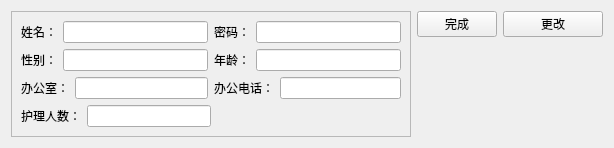
                <widget class="QWidget" name="page_27">
                 <layout class="QVBoxLayout" name="verticalLayout_58">
                  <item>
                   <layout class="QHBoxLayout" name="horizontalLayout_66">
                    <item>
                     <widget class="QFrame" name="frame_7">
                      <property name="minimumSize">
                       <size>
                        <width>400</width>
                        <height>0</height>
                       </size>
                      </property>
                      <property name="maximumSize">
                       <size>
                        <width>400</width>
                        <height>16777215</height>
                       </size>
                      </property>
                      <property name="frameShape">
                       <enum>QFrame::StyledPanel</enum>
                      </property>
                      <property name="frameShadow">
                       <enum>QFrame::Raised</enum>
                      </property>
                      <layout class="QVBoxLayout" name="verticalLayout_59">
                       <item>
                        <layout class="QHBoxLayout" name="horizontalLayout_67">
                         <item>
                          <layout class="QHBoxLayout" name="horizontalLayout_68">
                           <item>
                            <widget class="QLabel" name="label_16">
                             <property name="text">
                              <string>姓名：</string>
                             </property>
                             <property name="alignment">
                              <set>Qt::AlignCenter</set>
                             </property>
                            </widget>
                           </item>
                           <item>
                            <widget class="QLineEdit" name="nurseName_LE"/>
                           </item>
                          </layout>
                         </item>
                         <item>
                          <layout class="QHBoxLayout" name="horizontalLayout_69">
                           <item>
                            <widget class="QLabel" name="label_53">
                             <property name="text">
                              <string>密码：</string>
                             </property>
                             <property name="alignment">
                              <set>Qt::AlignCenter</set>
                             </property>
                            </widget>
                           </item>
                           <item>
                            <widget class="QLineEdit" name="nursePassword_LE"/>
                           </item>
                          </layout>
                         </item>
                        </layout>
                       </item>
                       <item>
                        <layout class="QHBoxLayout" name="horizontalLayout_70">
                         <item>
                          <layout class="QHBoxLayout" name="horizontalLayout_71">
                           <item>
                            <widget class="QLabel" name="label_54">
                             <property name="text">
                              <string>性别：</string>
                             </property>
                             <property name="alignment">
                              <set>Qt::AlignCenter</set>
                             </property>
                            </widget>
                           </item>
                           <item>
                            <widget class="QLineEdit" name="nurseSex_LE"/>
                           </item>
                          </layout>
                         </item>
                         <item>
                          <layout class="QHBoxLayout" name="horizontalLayout_72">
                           <item>
                            <widget class="QLabel" name="label_55">
                             <property name="text">
                              <string>年龄：</string>
                             </property>
                             <property name="alignment">
                              <set>Qt::AlignCenter</set>
                             </property>
                            </widget>
                           </item>
                           <item>
                            <widget class="QLineEdit" name="nurseAge_LE"/>
                           </item>
                          </layout>
                         </item>
                        </layout>
                       </item>
                       <item>
                        <layout class="QHBoxLayout" name="horizontalLayout_73">
                         <item>
                          <layout class="QHBoxLayout" name="horizontalLayout_74">
                           <item>
                            <widget class="QLabel" name="label_56">
                             <property name="text">
                              <string>办公室：</string>
                             </property>
                             <property name="alignment">
                              <set>Qt::AlignCenter</set>
                             </property>
                            </widget>
                           </item>
                           <item>
                            <widget class="QLineEdit" name="nurseRoom_LE"/>
                           </item>
                          </layout>
                         </item>
                         <item>
                          <layout class="QHBoxLayout" name="horizontalLayout_75">
                           <item>
                            <widget class="QLabel" name="label_57">
                             <property name="text">
                              <string>办公电话：</string>
                             </property>
                             <property name="alignment">
                              <set>Qt::AlignCenter</set>
                             </property>
                            </widget>
                           </item>
                           <item>
                            <widget class="QLineEdit" name="nursePhone_LE"/>
                           </item>
                          </layout>
                         </item>
                        </layout>
                       </item>
                       <item>
                        <layout class="QHBoxLayout" name="horizontalLayout_78">
                         <item>
                          <layout class="QHBoxLayout" name="horizontalLayout_77">
                           <item>
                            <widget class="QLabel" name="label_58">
                             <property name="text">
                              <string>护理人数：</string>
                             </property>
                             <property name="alignment">
                              <set>Qt::AlignCenter</set>
                             </property>
                            </widget>
                           </item>
                           <item>
                            <widget class="QLineEdit" name="nurseNum_LE"/>
                           </item>
                          </layout>
                         </item>
                         <item>
                          <spacer name="horizontalSpacer_12">
                           <property name="orientation">
                            <enum>Qt::Horizontal</enum>
                           </property>
                           <property name="sizeHint" stdset="0">
                            <size>
                             <width>40</width>
                             <height>20</height>
                            </size>
                           </property>
                          </spacer>
                         </item>
                        </layout>
                       </item>
                      </layout>
                     </widget>
                    </item>
                    <item>
                     <layout class="QVBoxLayout" name="verticalLayout_61">
                      <item>
                       <layout class="QHBoxLayout" name="horizontalLayout_76">
                        <item>
                         <widget class="QPushButton" name="nurseInfoChangeComplete_BT">
                          <property name="enabled">
                           <bool>true</bool>
                          </property>
                          <property name="text">
                           <string>完成</string>
                          </property>
                         </widget>
                        </item>
                        <item>
                         <widget class="QPushButton" name="nurseInfoChange_BT">
                          <property name="minimumSize">
                           <size>
                            <width>100</width>
                            <height>0</height>
                           </size>
                          </property>
                          <property name="maximumSize">
                           <size>
                            <width>100</width>
                            <height>16777215</height>
                           </size>
                          </property>
                          <property name="text">
                           <string>更改</string>
                          </property>
                         </widget>
                        </item>
                       </layout>
                      </item>
                      <item>
                       <spacer name="verticalSpacer_11">
                        <property name="orientation">
                         <enum>Qt::Vertical</enum>
                        </property>
                        <property name="sizeHint" stdset="0">
                         <size>
                          <width>20</width>
                          <height>40</height>
                         </size>
                        </property>
                       </spacer>
                      </item>
                     </layout>
                    </item>
                   </layout>
                  </item>
                 </layout>
                </widget>
